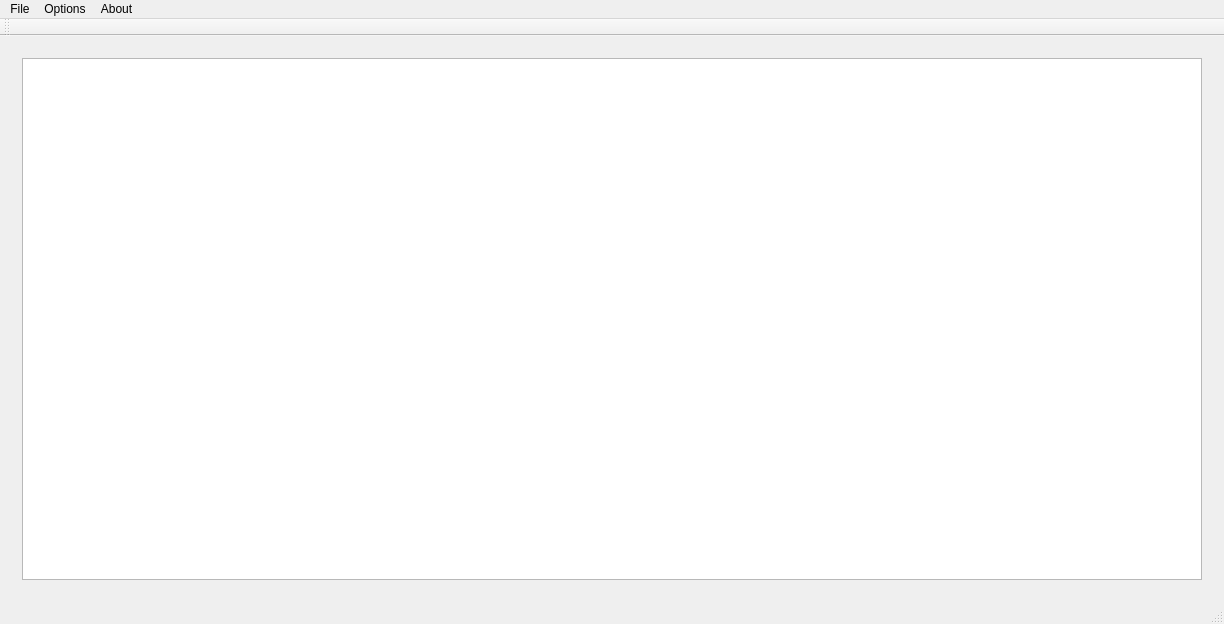
<?xml version="1.0" encoding="UTF-8"?>
<ui version="4.0">
 <class>MainWindow</class>
 <widget class="QMainWindow" name="MainWindow">
  <property name="geometry">
   <rect>
    <x>0</x>
    <y>0</y>
    <width>1224</width>
    <height>624</height>
   </rect>
  </property>
  <property name="windowTitle">
   <string>MainWindow</string>
  </property>
  <widget class="QWidget" name="centralWidget">
   <layout class="QVBoxLayout" name="verticalLayout">
    <item>
     <widget class="QStackedWidget" name="stackedWidget">
      <property name="currentIndex">
       <number>1</number>
      </property>
      <widget class="QWidget" name="page">
       <layout class="QVBoxLayout" name="verticalLayout_3">
        <item>
         <spacer name="verticalSpacer">
          <property name="orientation">
           <enum>Qt::Vertical</enum>
          </property>
          <property name="sizeHint" stdset="0">
           <size>
            <width>20</width>
            <height>155</height>
           </size>
          </property>
         </spacer>
        </item>
        <item>
         <layout class="QHBoxLayout" name="horizontalLayout">
          <item>
           <spacer name="horizontalSpacer">
            <property name="orientation">
             <enum>Qt::Horizontal</enum>
            </property>
            <property name="sizeHint" stdset="0">
             <size>
              <width>40</width>
              <height>20</height>
             </size>
            </property>
           </spacer>
          </item>
          <item>
           <layout class="QVBoxLayout" name="verticalLayout_2">
            <item>
             <widget class="QLabel" name="label">
              <property name="font">
               <font>
                <pointsize>10</pointsize>
               </font>
              </property>
              <property name="text">
               <string>Load a map</string>
              </property>
              <property name="alignment">
               <set>Qt::AlignCenter</set>
              </property>
             </widget>
            </item>
            <item>
             <widget class="Line" name="line">
              <property name="orientation">
               <enum>Qt::Horizontal</enum>
              </property>
             </widget>
            </item>
            <item>
             <widget class="QLabel" name="label_2">
              <property name="text">
               <string>File &gt; Load map</string>
              </property>
              <property name="alignment">
               <set>Qt::AlignCenter</set>
              </property>
             </widget>
            </item>
           </layout>
          </item>
          <item>
           <spacer name="horizontalSpacer_2">
            <property name="orientation">
             <enum>Qt::Horizontal</enum>
            </property>
            <property name="sizeHint" stdset="0">
             <size>
              <width>40</width>
              <height>20</height>
             </size>
            </property>
           </spacer>
          </item>
         </layout>
        </item>
        <item>
         <spacer name="verticalSpacer_2">
          <property name="orientation">
           <enum>Qt::Vertical</enum>
          </property>
          <property name="sizeHint" stdset="0">
           <size>
            <width>20</width>
            <height>155</height>
           </size>
          </property>
         </spacer>
        </item>
       </layout>
      </widget>
      <widget class="QWidget" name="page_2">
       <layout class="QVBoxLayout" name="verticalLayout_4">
        <item>
         <widget class="QGraphicsView" name="mapView"/>
        </item>
       </layout>
      </widget>
     </widget>
    </item>
   </layout>
  </widget>
  <widget class="QMenuBar" name="menuBar">
   <property name="geometry">
    <rect>
     <x>0</x>
     <y>0</y>
     <width>1224</width>
     <height>20</height>
    </rect>
   </property>
   <widget class="QMenu" name="menuFile">
    <property name="title">
     <string>File</string>
    </property>
    <addaction name="loadMapAction"/>
    <addaction name="saveAsPngAction"/>
    <addaction name="exitAction"/>
   </widget>
   <widget class="QMenu" name="menuOptions">
    <property name="title">
     <string>Options</string>
    </property>
    <widget class="QMenu" name="menuMap_theme">
     <property name="title">
      <string>Map theme</string>
     </property>
     <addaction name="actionDay"/>
     <addaction name="actionNight"/>
     <addaction name="actionMiddle"/>
    </widget>
    <addaction name="actionContext_Parametrs"/>
    <addaction name="menuMap_theme"/>
   </widget>
   <widget class="QMenu" name="menuAbout">
    <property name="title">
     <string>About</string>
    </property>
   </widget>
   <addaction name="menuFile"/>
   <addaction name="menuOptions"/>
   <addaction name="menuAbout"/>
  </widget>
  <widget class="QToolBar" name="mainToolBar">
   <attribute name="toolBarArea">
    <enum>TopToolBarArea</enum>
   </attribute>
   <attribute name="toolBarBreak">
    <bool>false</bool>
   </attribute>
  </widget>
  <widget class="QStatusBar" name="statusBar"/>
  <action name="loadMapAction">
   <property name="text">
    <string>Load map...</string>
   </property>
  </action>
  <action name="saveAsPngAction">
   <property name="text">
    <string>Save as PNG...</string>
   </property>
  </action>
  <action name="exitAction">
   <property name="text">
    <string>Exit</string>
   </property>
  </action>
  <action name="actionContext_Parametrs">
   <property name="text">
    <string>Context Parametrs</string>
   </property>
  </action>
  <action name="actionDay">
   <property name="text">
    <string>Day</string>
   </property>
  </action>
  <action name="actionNight">
   <property name="checkable">
    <bool>false</bool>
   </property>
   <property name="text">
    <string>Night</string>
   </property>
  </action>
  <action name="actionMiddle">
   <property name="text">
    <string>Middle</string>
   </property>
  </action>
 </widget>
 <layoutdefault spacing="6" margin="11"/>
 <resources/>
 <connections/>
</ui>
